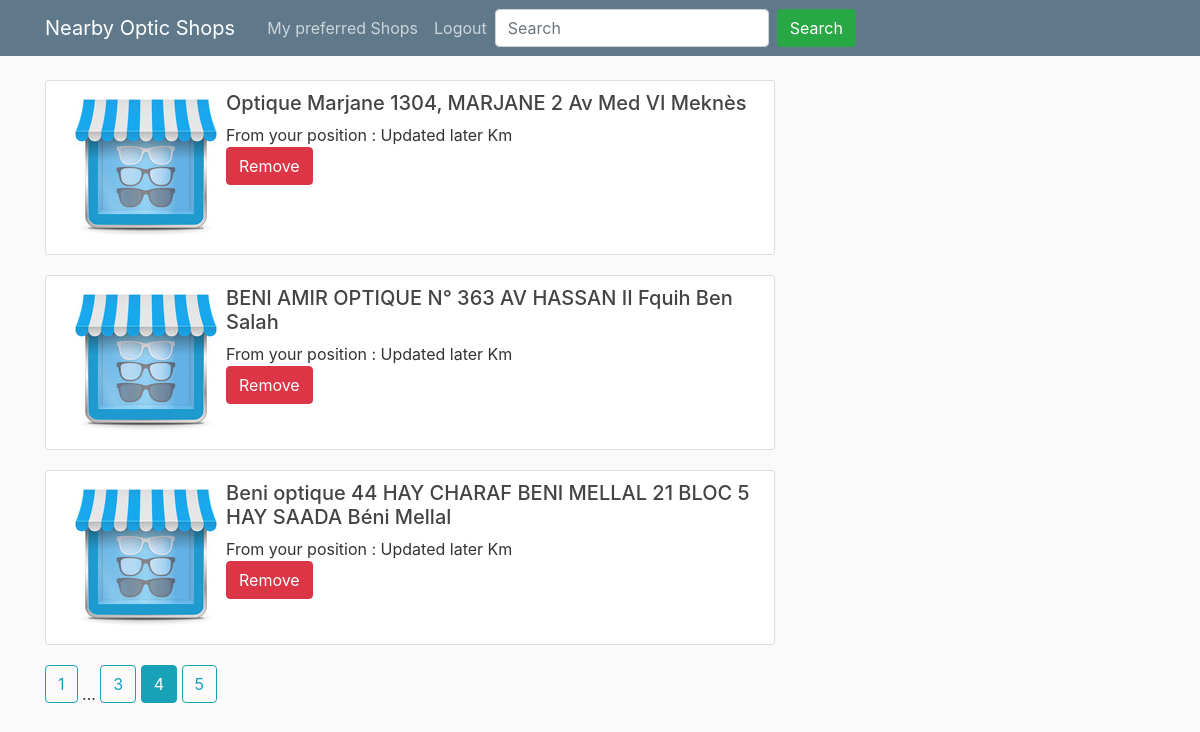
The app's page /PreferredShops?page=4 (signed in) with its own data.
### shops_app/models.py (models this page shows, shortened)
class my_preferred_shops(db.Model):
	id = db.Column(db.Integer, primary_key=True)
	name = db.Column(db.String(30), nullable=False)
	address = db.Column(db.String(160), nullable=False)
	city = db.Column(db.String(16))
	email = db.Column(db.String(120))
	user_id = db.Column(db.Integer, db.ForeignKey('user.id'), nullable=False)

### shops_app/routes.py (the view)
@app.route('/PreferredShops')
def Preferred_Shops():
	page = request.args.get('page', 1, type=int)
	Shops = my_preferred_shops.query.filter_by(user_id=current_user.id).paginate(page=page, per_page=3)
	return render_template('my_preferred_shops.html',title='Preferred Shops',Shops=Shops)

### shops_app/models.py (called while the page is built)
@login_manager.user_loader
def load_user(user_id):
	return User.query.get(int(user_id))

### shops_app/templates/my_preferred_shops.html (shortened to what this page needs)
{% extends 'layout.html' %}
{% block content %}
    {% for item in Shops.items%}
        <div class="media content-section">
            <img class="rounded mx-auto d-block" src="{{url_for('static',filename='picture/shop1.png')}}" alt="Generic placeholder image">
            <div class="media-body">
                <h5 class="mt-0">{{item.name}} {{item.address}} {{item.city}} </h5>
                    From your position : Updated later Km
              <div>
                  <a href="{{ url_for('Remove', removed_id=item.id) }}">
                      <button type="button" class="btn btn-danger">Remove</button>
                  </a>
              </div>
            </div>
        </div>
    {% endfor %}
    {% for num_page in Shops.iter_pages(left_edge=1,right_edge=1,left_current=1,right_current=2) %}
            {% if num_page %}
                {%if Shops.page == num_page %}
                    <a class="btn btn-info mb-4" href="{{url_for('Preferred_Shops',page=num_page)}}">{{ num_page }}</a>
                {% else %}
                    <a class="btn btn-outline-info mb-4" href="{{url_for('Preferred_Shops',page=num_page)}}">{{ num_page }}</a>
                {% endif %}
            {% else %}
                ...
            {% endif %}
    {% endfor %}
{% endblock content %}

### shops_app/static/main.css (style rules this page uses)
body { background: #fafafa; color: #333333; margin-top: 5rem; }
h1, h2, h3, h4, h5, h6 { color: #444444; }
.content-section { background: #ffffff; padding: 10px 20px; border: 1px solid #dddddd; border-radius: 3px; margin-bottom: 20px; }

### records on screen
my_preferred_shops: name "Optique Marjane", address "1304, MARJANE 2 Av Med VI", city "Meknès‎"
my_preferred_shops: name "BENI AMIR OPTIQUE", address "N° 363 AV HASSAN II", city "Fquih Ben Salah"
my_preferred_shops: name "Beni optique", address "44 HAY CHARAF BENI MELLAL 21 BLOC 5 HAY SAADA", city "Béni Mellal"

### other values on screen
{{ num_page }} "1" "3" "5"
{{ num_page }} "4"
